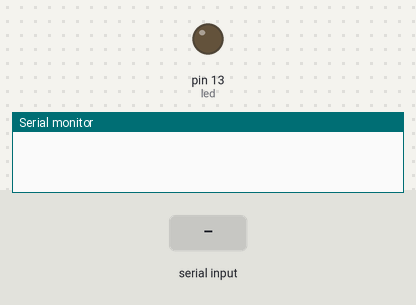
A sketch run on a simulated Arduino Mega 2560, built with avr-gcc and run on an emulated ATmega2560. Shown: output pins drawn as LEDs (lit = HIGH), the last lines printed to the serial monitor. Inputs (shaded band) come from the test bench.

Above: at 1.2 s.
1.3 s: "b" received over Serial
At 1.8 s:
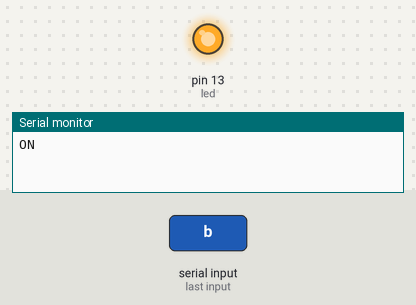
2.8 s: "a" received over Serial
At 4.2 s:
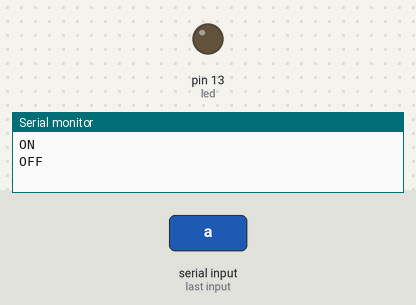
Timing chart, 0 to 5.8 s (numbered marks = the images above; inputs shaded):
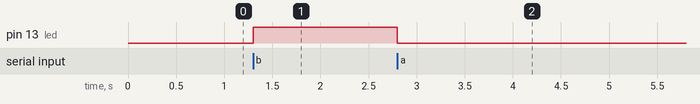

Measured:
- after the input at 1.3 s, pin 13 (led): LOW → HIGH at once
- after the input at 2.8 s, pin 13 (led): HIGH → LOW at once

The sketch:

CommunicationUART.ino
```cpp
int option;
int led = 13;

void setup() {
  Serial.begin(9600);
  Serial2.begin(9600);
  Serial2.write("Hello Raspberry");
  pinMode(led, OUTPUT);
}

void loop() {
  //If there is data available we read it
  if (Serial.available() > 0) {
    //We read the sent option
    option = Serial.read();
    if (option == 'a') {
      digitalWrite(led, LOW);
      Serial2.write("OFF");
      Serial.println("OFF");
    }
    if (option == 'b') {
      digitalWrite(led, HIGH);
      Serial2.write("ON");
      Serial.println("ON");
    }
  }
}
```
